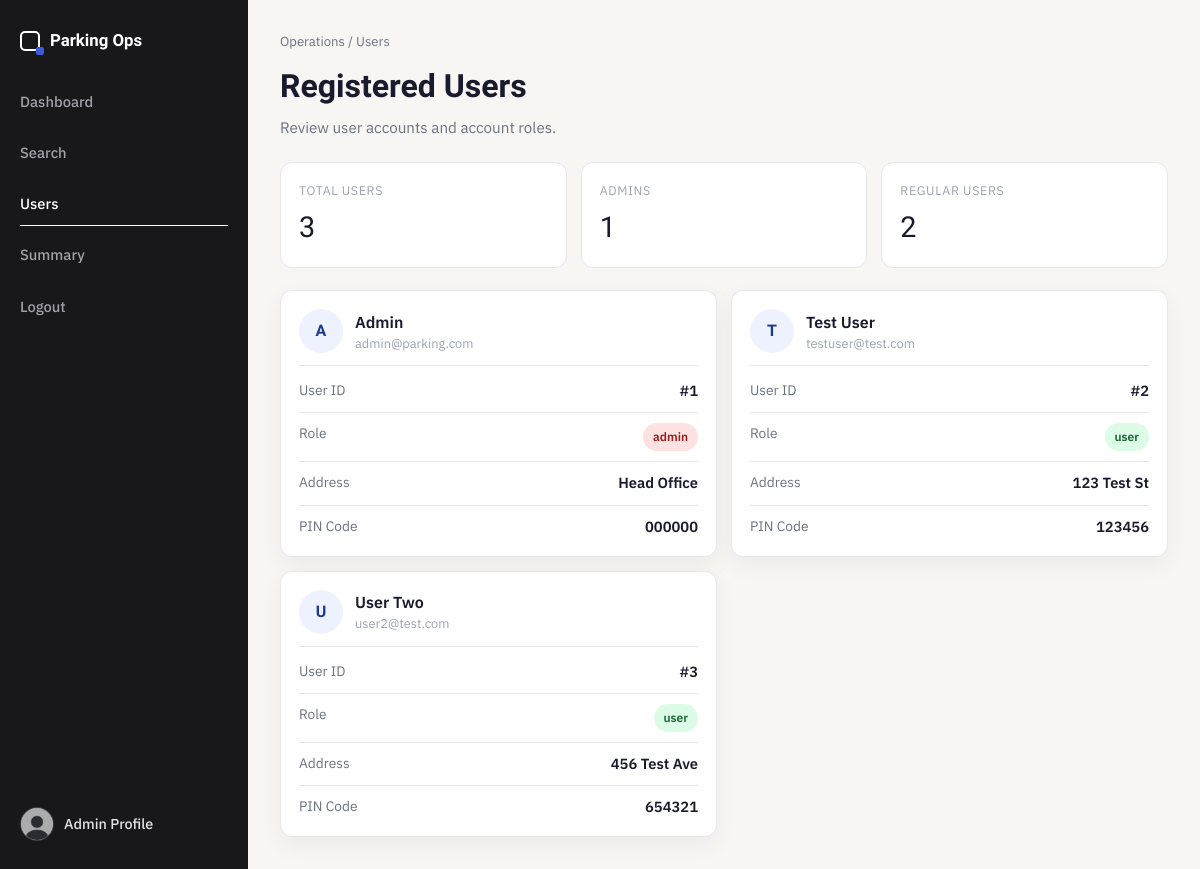
The page /admin/admin/users (signed in) on the database its author committed.
### models/models.py (models this page shows, shortened)
class User(db.Model, UserMixin):
    id = db.Column(db.Integer, primary_key=True)
    email = db.Column(db.String(150), unique=True, nullable=False)
    password = db.Column(db.String(255), nullable = False)
    full_name = db.Column(db.String(100))
    address = db.Column(db.String(200))
    pincode = db.Column(db.String(10))
    role = db.Column(db.String(10), default='user')  # 'user' or 'admin'

### controllers/admin_controller.py (the view)
@admin_bp.route('/admin/users')
@login_required
@admin_required
def view_users():
    users = User.query.all()
    return render_template('admin_users.html', users=users)

### controllers/auth_controller.py (called while the page is built)
@login_manager.user_loader
def load_user(user_id):
    return User.query.get(int(user_id))

### templates/admin_users.html (shortened to what this page needs)
{% extends "base.html" %}
{% block content %}
<div class="ops-shell">
  {% include "partials/admin_sidebar.html" %}
  <main class="ops-main">
    <header class="page-header">
      <p class="breadcrumb">Operations / Users</p>
      <h1 class="page-title">Registered Users</h1>
      <p class="page-subtitle">Review user accounts and account roles.</p>
    </header>
    <section class="stats-grid">
      <article class="stat-card">
        <div class="stat-label">Total Users</div>
        <div class="stat-value">{{ users | length }}</div>
      </article>
      <article class="stat-card">
        <div class="stat-label">Admins</div>
        <div class="stat-value">{{ users | selectattr('role', 'equalto', 'admin') | list | length }}</div>
      </article>
      <article class="stat-card">
        <div class="stat-label">Regular Users</div>
        <div class="stat-value">{{ users | selectattr('role', 'equalto', 'user') | list | length }}</div>
      </article>
    </section>
    {% if users %}
    <section class="simple-grid two">
      {% for user in users %}
      <article class="card" style="padding: 18px;">
        <div style="display: flex; align-items: center; gap: 12px; margin-bottom: 14px; padding-bottom: 12px; border-bottom: 1px solid var(--border);">
          <div style="width: 44px; height: 44px; border-radius: 50%; background: #eef2ff; color: #1e3a8a; display: inline-flex; align-items: center; justify-content: center; font-family: 'Sora', sans-serif; font-weight: 600;">
            {{ user.full_name[0].upper() if user.full_name else user.email[0].upper() }}
          </div>
          <div style="min-width: 0;">
            <div style="font-weight: 600;">{{ user.full_name }}</div>
            <div class="notice" style="overflow: hidden; text-overflow: ellipsis; white-space: nowrap;">{{ user.email }}</div>
          </div>
        </div>
        <div class="info-list">
          <div class="info-row">
            <span class="info-label">User ID</span>
            <span class="info-value">#{{ user.id }}</span>
          </div>
          <div class="info-row">
            <span class="info-label">Role</span>
            <span class="badge {% if user.role == 'admin' %}badge-danger{% else %}badge-success{% endif %}">{{ user.role }}</span>
          </div>
          <div class="info-row">
            <span class="info-label">Address</span>
            <span class="info-value">{{ user.address }}</span>
          </div>
          <div class="info-row">
            <span class="info-label">PIN Code</span>
            <span class="info-value">{{ user.pincode }}</span>
          </div>
        </div>
      </article>
      {% endfor %}
    </section>
    {% else %}
    <div class="card empty-state">
      <h2>No users found</h2>
      <p>No registered users are available yet.</p>
    </div>
    {% endif %}
  </main>
</div>
{% endblock %}

### templates/base.html (shortened to what this page needs)
<!DOCTYPE html>
<html lang="en">
<head>
  <link rel="stylesheet" href="/static/style.css">
</head>
<body class="{% block body_class %}{% endblock %}">
  {% block content %}{% endblock %}
</body>
</html>

### templates/partials/admin_sidebar.html
<aside class="ops-sidebar">
  <a href="{{ url_for('admin.dashboard') }}" class="ops-brand">
    <span class="ops-brand-mark" aria-hidden="true"></span>
    <span>Parking Ops</span>
  </a>
  {% set endpoint = request.endpoint or '' %}
  <nav class="ops-nav">
    <a href="{{ url_for('admin.dashboard') }}" class="ops-nav-link {% if endpoint in ['admin.dashboard', 'admin.add_lot', 'admin.edit_lot', 'admin.view_spot'] %}active{% endif %}">Dashboard</a>
    <a href="{{ url_for('admin.admin_search') }}" class="ops-nav-link {% if endpoint == 'admin.admin_search' %}active{% endif %}">Search</a>
    <a href="{{ url_for('admin.view_users') }}" class="ops-nav-link {% if endpoint == 'admin.view_users' %}active{% endif %}">Users</a>
    <a href="{{ url_for('dashboard.admin_summary') }}" class="ops-nav-link {% if endpoint == 'dashboard.admin_summary' %}active{% endif %}">Summary</a>
    <a href="{{ url_for('auth.logout') }}" class="ops-nav-link">Logout</a>
  </nav>
  <div class="ops-grow"></div>
  <a href="{{ url_for('dashboard.edit_profile') }}" class="ops-profile">
    <img src="/static/profile pics.png" alt="Admin profile" class="profile-chip">
    <span>Admin Profile</span>
  </a>
</aside>

### static/style.css (style rules this page uses)
:root { --bg: #f7f6f3; --card: #ffffff; --sidebar: #18181b; --text-primary: #1a1a2e; --text-secondary: #6b7280; --text-soft: #9ca3af; --border: #e5e7eb; --header-bg: #f3f4f6; --header-text: #9ca3af; --row-hover: #f9fafb; --primary: #3b5bdb; --primary-hover: #324dc0; --success: #2f9e44; --danger: #e03131; --danger-solid: #dc2626; --danger-solid-hover: #b91c1c; --spot-available-bg: #dcfce7; --spot-available-text: #166534; --spot-occupied-bg: #fee2e2; --spot-occupied-text: #991b1b; --radius: 12px; --radius-sm: 6px; --shadow: 0 8px 24px rgba(24, 24, 27, 0.05); }
* { box-sizing: border-box; margin: 0; padding: 0; }
html, body { min-height: 100%; }
body { background: var(--bg); color: var(--text-primary); font-family: 'IBM Plex Sans', sans-serif; line-height: 1.5; }
a { color: inherit; text-decoration: none; }
img { max-width: 100%; display: block; }
h1, h2, h3, h4 { font-family: 'Sora', sans-serif; font-weight: 600; }
.page-header { margin-bottom: 24px; }
.breadcrumb { color: var(--text-secondary); font-size: 0.82rem; margin-bottom: 10px; }
.page-title { font-size: 2rem; margin-bottom: 6px; }
.page-subtitle { color: var(--text-secondary); font-size: 0.95rem; }
.card { background: var(--card); border: 1px solid var(--border); border-radius: var(--radius); box-shadow: var(--shadow); padding: 24px; }
.id-pill, .count-pill, .badge { display: inline-flex; align-items: center; justify-content: center; border-radius: 999px; font-size: 0.75rem; font-weight: 600; padding: 5px 10px; }
.badge-success { background: var(--spot-available-bg); color: var(--spot-available-text); }
.badge-danger { background: var(--spot-occupied-bg); color: var(--spot-occupied-text); }
.notice { color: var(--text-soft); font-size: 0.8rem; }
.stats-grid { display: grid; grid-template-columns: repeat(3, minmax(0, 1fr)); gap: 14px; margin-bottom: 22px; }
.stat-card { background: var(--card); border: 1px solid var(--border); border-radius: var(--radius); padding: 18px; }
.stat-label { color: var(--text-soft); font-size: 0.78rem; text-transform: uppercase; letter-spacing: 0.05em; }
.stat-value { font-family: 'Sora', sans-serif; font-size: 1.8rem; margin-top: 6px; }
.simple-grid { display: grid; gap: 14px; }
.simple-grid.two { grid-template-columns: repeat(2, minmax(0, 1fr)); }
.info-list { display: grid; gap: 10px; }
.info-row { display: flex; justify-content: space-between; gap: 12px; border-bottom: 1px solid var(--border); padding-bottom: 10px; }
.info-row:last-child { border-bottom: none; padding-bottom: 0; }
.info-label { color: var(--text-secondary); font-size: 0.86rem; }
.info-value { text-align: right; font-weight: 600; font-size: 0.92rem; }
.profile-chip { width: 34px; height: 34px; border-radius: 50%; object-fit: cover; border: 1px solid #3f3f46; }
.ops-shell { min-height: 100vh; }
.ops-sidebar { position: fixed; top: 0; left: 0; bottom: 0; width: 248px; background: var(--sidebar); color: #d4d4d8; padding: 28px 20px; display: flex; flex-direction: column; gap: 28px; }
.ops-brand { display: inline-flex; align-items: center; gap: 10px; color: #ffffff; font-family: 'Sora', sans-serif; font-size: 1.05rem; font-weight: 600; }
.ops-brand-mark { width: 20px; height: 20px; border: 2px solid #ffffff; border-radius: 5px; position: relative; }
.ops-brand-mark::after { content: ''; position: absolute; width: 8px; height: 8px; border-radius: 2px; right: -6px; bottom: -6px; background: var(--primary); }
.ops-nav { display: flex; flex-direction: column; gap: 8px; }
.ops-nav-link { display: inline-block; color: #a1a1aa; font-size: 0.92rem; font-weight: 500; padding: 10px 0; border-bottom: 1px solid transparent; transition: color 0.2s ease, border-color 0.2s ease; }
.ops-nav-link.active { color: #ffffff; border-bottom-color: #ffffff; }
.ops-grow { flex: 1; }
.ops-profile { display: inline-flex; align-items: center; gap: 10px; color: #e4e4e7; font-size: 0.9rem; font-weight: 500; }
.ops-main { margin-left: 248px; padding: 32px; }

### rows shown on the page
User: full_name "A", full_name "Admin", email "admin@parking.com", id "1", role "admin", address "Head Office", pincode "000000"
User: full_name "T", full_name "Test User", email "testuser@test.com", id "2", role "user", address "123 Test St", pincode "123456"
User: full_name "U", full_name "User Two", email "user2@test.com", id "3", role "user", address "456 Test Ave", pincode "654321"

### other values the page prints
{{ users | length }} "3"
{{ users | selectattr('role', 'equalto', 'admin') | list | length }} "1"
{{ users | selectattr('role', 'equalto', 'user') | list | length }} "2"
